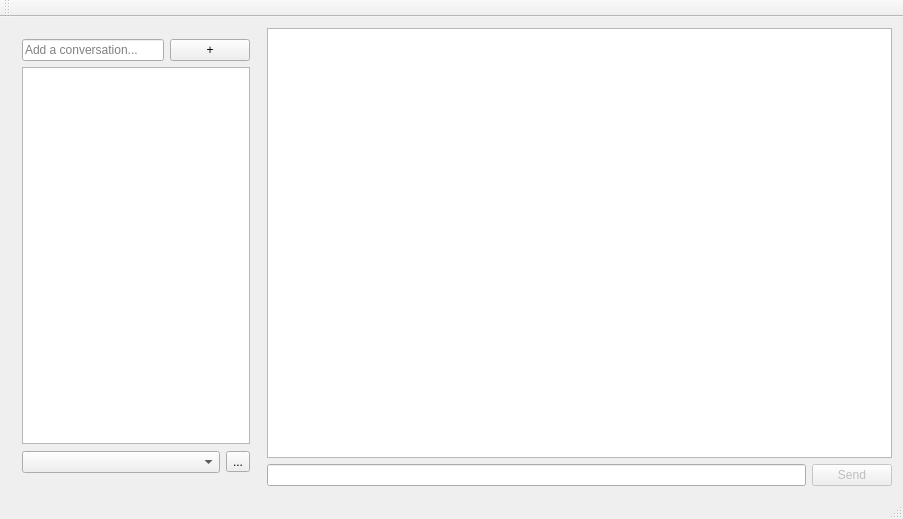
<?xml version="1.0" encoding="UTF-8"?>
<ui version="4.0">
 <class>LinphoneWindow</class>
 <widget class="QMainWindow" name="LinphoneWindow">
  <property name="geometry">
   <rect>
    <x>0</x>
    <y>0</y>
    <width>903</width>
    <height>519</height>
   </rect>
  </property>
  <property name="windowTitle">
   <string>LinphoneWindow</string>
  </property>
  <widget class="QWidget" name="centralWidget">
   <layout class="QGridLayout" name="gridLayout">
    <item row="0" column="1">
     <layout class="QHBoxLayout" name="horizontalLayout">
      <property name="sizeConstraint">
       <enum>QLayout::SetDefaultConstraint</enum>
      </property>
      <item>
       <widget class="QWidget" name="leftSideWidget" native="true">
        <property name="maximumSize">
         <size>
          <width>250</width>
          <height>16777215</height>
         </size>
        </property>
        <layout class="QGridLayout" name="gridLayout_2">
         <item row="0" column="0">
          <layout class="QHBoxLayout" name="searchBarLayout">
           <item>
            <widget class="QLineEdit" name="searchBar">
             <property name="placeholderText">
              <string>Add a conversation...</string>
             </property>
            </widget>
           </item>
           <item>
            <widget class="QPushButton" name="addConversationBtn">
             <property name="text">
              <string>+</string>
             </property>
            </widget>
           </item>
          </layout>
         </item>
         <item row="2" column="0">
          <widget class="QWidget" name="accountWidget" native="true">
           <property name="minimumSize">
            <size>
             <width>0</width>
             <height>25</height>
            </size>
           </property>
           <property name="maximumSize">
            <size>
             <width>16777215</width>
             <height>25</height>
            </size>
           </property>
           <layout class="QGridLayout" name="gridLayout_3">
            <property name="leftMargin">
             <number>0</number>
            </property>
            <property name="topMargin">
             <number>0</number>
            </property>
            <property name="rightMargin">
             <number>0</number>
            </property>
            <property name="bottomMargin">
             <number>0</number>
            </property>
            <item row="0" column="0">
             <layout class="QHBoxLayout" name="accountLayout">
              <item>
               <widget class="QComboBox" name="accountCombo">
                <property name="currentText">
                 <string/>
                </property>
                <property name="duplicatesEnabled">
                 <bool>true</bool>
                </property>
               </widget>
              </item>
              <item>
               <widget class="QToolButton" name="accountOptions">
                <property name="text">
                 <string>...</string>
                </property>
               </widget>
              </item>
             </layout>
            </item>
           </layout>
          </widget>
         </item>
         <item row="1" column="0">
          <widget class="QListWidget" name="itemchatroomlist">
           <property name="alternatingRowColors">
            <bool>true</bool>
           </property>
          </widget>
         </item>
        </layout>
       </widget>
      </item>
      <item>
       <layout class="QVBoxLayout" name="verticalLayout">
        <item>
         <widget class="QListView" name="chatList">
          <property name="verticalScrollMode">
           <enum>QAbstractItemView::ScrollPerPixel</enum>
          </property>
          <property name="resizeMode">
           <enum>QListView::Adjust</enum>
          </property>
          <property name="selectionRectVisible">
           <bool>true</bool>
          </property>
         </widget>
        </item>
        <item>
         <layout class="QHBoxLayout" name="horizontalLayout_2">
          <item>
           <widget class="QLineEdit" name="messageBox"/>
          </item>
          <item>
           <widget class="QPushButton" name="sendMessage">
            <property name="enabled">
             <bool>false</bool>
            </property>
            <property name="text">
             <string>Send</string>
            </property>
           </widget>
          </item>
         </layout>
        </item>
       </layout>
      </item>
     </layout>
    </item>
   </layout>
  </widget>
  <widget class="QMenuBar" name="menuBar">
   <property name="geometry">
    <rect>
     <x>0</x>
     <y>0</y>
     <width>903</width>
     <height>22</height>
    </rect>
   </property>
  </widget>
  <widget class="QToolBar" name="mainToolBar">
   <attribute name="toolBarArea">
    <enum>TopToolBarArea</enum>
   </attribute>
   <attribute name="toolBarBreak">
    <bool>false</bool>
   </attribute>
  </widget>
  <widget class="QStatusBar" name="statusBar"/>
 </widget>
 <layoutdefault spacing="6" margin="11"/>
 <resources/>
 <connections>
  <connection>
   <sender>messageBox</sender>
   <signal>returnPressed()</signal>
   <receiver>sendMessage</receiver>
   <slot>click()</slot>
   <hints>
    <hint type="sourcelabel">
     <x>543</x>
     <y>465</y>
    </hint>
    <hint type="destinationlabel">
     <x>851</x>
     <y>466</y>
    </hint>
   </hints>
  </connection>
 </connections>
</ui>
